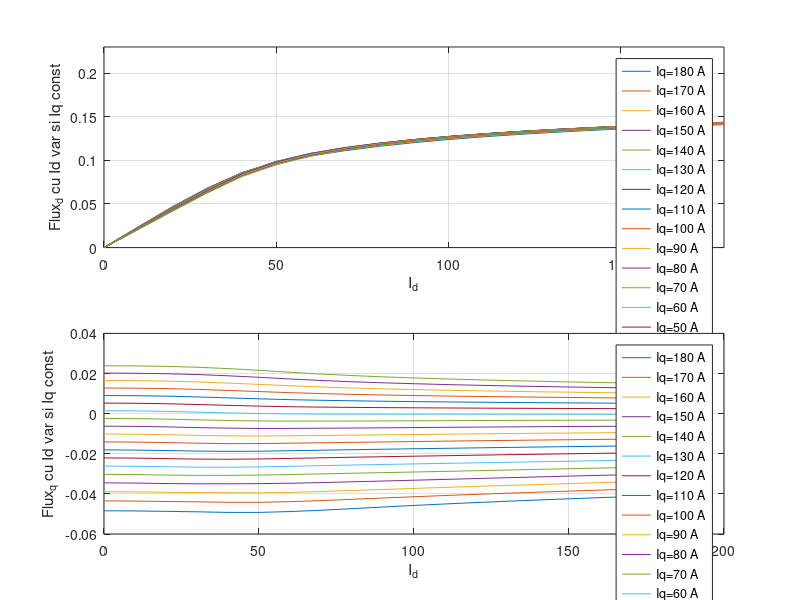
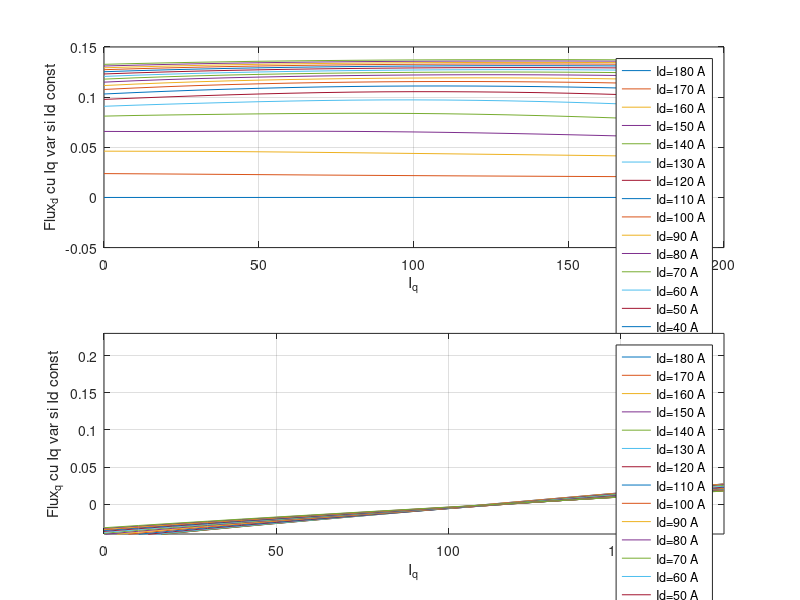

These figures' MATLAB source, in order:

% calcul transformata Park abc->dq
load ('calc_fi_d.mat'); 
omega=0;t=0;
D_d=[];
Q_d=[];
for i=1:3:57 %end=cate coloane are matricea
    fiaD=fabcD(:,i);
    fibD=fabcD(:,i+1);
    ficD=fabcD(:,i+2);
    fidD=(2/3)*(fiaD*cos(omega*t)+fibD*cos(omega*t-2*pi/3)+ficD*cos(omega*t+2*pi/3));
    fiqD=(-2/3)*(fiaD*sin(omega*t)+fibD*sin(omega*t-2*pi/3)+ficD*sin(omega*t+2*pi/3));
    D_d=[D_d fidD];
    Q_d=[Q_d fiqD];
end


% cod original
% load('fia_q_140.mat');load('fib_q_140.mat');load('fic_q_140.mat');
% omega=0;t=0;
% fia=fabcD(:,1);fib=fabcD(:,2);fic=fabcD(:,3);
% fid=(2/3)*(fia*cos(omega*t)+fib*cos(omega*t-2*pi/3)+fic*cos(omega*t+2*pi/3));
% fiq=(-2/3)*(fia*sin(omega*t)+fib*sin(omega*t-2*pi/3)+fic*sin(omega*t+2*pi/3));
% i=0:20:220;
% plot(i,fid,i,fiq);grid


load ('calc_fi_q.mat');
omega=0;t=0;
D_q=[];
Q_q=[];
for j=1:3:57 %end=cate coloane are matricea
    fiaQ=fabcQ(:,j);
    fibQ=fabcQ(:,j+1);
    ficQ=fabcQ(:,j+2);
    fiqQ=(-2/3)*(fiaQ*sin(omega*t-pi/2)+fibQ*sin(omega*t-2*pi/3-pi/2)+ficQ*sin(omega*t+2*pi/3-pi/2));
    fidQ=(2/3)*(fiaQ*cos(omega*t-pi/2)+fibQ*cos(omega*t-2*pi/3-pi/2)+ficQ*cos(omega*t+2*pi/3-pi/2));
    D_q=[D_q fidQ];
    Q_q=[Q_q fiqQ];
end
i=0:10:180;
j=0:10:180;

figure;
d=subplot(2,1,1);
plot(i, D_d);grid %D_d este fluxul pe axa D
xlabel('I_d');
ylabel('Flux_d cu Id var si Iq const');
legend('Iq=180 A','Iq=170 A','Iq=160 A','Iq=150 A','Iq=140 A','Iq=130 A','Iq=120 A','Iq=110 A','Iq=100 A','Iq=90 A','Iq=80 A','Iq=70 A','Iq=60 A','Iq=50 A','Iq=40 A','Iq=30 A','Iq=20 A','Iq=10 A','Iq=0 A');
%%%%%%
axis([0 180 0 0.23]);
q=subplot(2,1,2);
plot(i, Q_d);grid %D_d este fluxul pe axa D 
ylabel('Flux_q cu Id var si Iq const')
xlabel('I_d');
legend('Iq=180 A','Iq=170 A','Iq=160 A','Iq=150 A','Iq=140 A','Iq=130 A','Iq=120 A','Iq=110 A','Iq=100 A','Iq=90 A','Iq=80 A','Iq=70 A','Iq=60 A','Iq=50 A','Iq=40 A','Iq=30 A','Iq=20 A','Iq=10 A','Iq=0 A');
%%%%%%legend('fluxD Iq=220A', 'fluxQ Iq=220A');
%axis([0 70 0 0.2]);

figure;
d=subplot(2,1,1);
title('Flux_d')
plot(j, D_q); grid %Q_q este fluxul pe axa Q 
ylabel('Flux_d cu Iq var si Id const')
xlabel('I_q');
legend('Id=180 A','Id=170 A','Id=160 A','Id=150 A','Id=140 A','Id=130 A','Id=120 A','Id=110 A','Id=100 A','Id=90 A','Id=80 A','Id=70 A','Id=60 A','Id=50 A','Id=40 A','Id=30 A','Id=20 A','Id=10 A','Id=0 A');

q=subplot(2,1,2);
plot(j, Q_q); grid %Q_q este fluxul pe axa Q 
xlabel('I_q');
ylabel('Flux_q cu Iq var si Id const');
legend('Id=180 A','Id=170 A','Id=160 A','Id=150 A','Id=140 A','Id=130 A','Id=120 A','Id=110 A','Id=100 A','Id=90 A','Id=80 A','Id=70 A','Id=60 A','Id=50 A','Id=40 A','Id=30 A','Id=20 A','Id=10 A','Id=0 A');
%%%%%%legend('fluxD Id=220A', 'fluxQ Id=220A');
axis([0 180 -0.04 0.23]);

% initial
%%plot(i, D_d, i, Q_d);grid %D_d este fluxul pe axa D
%%xlabel('I_d');
%%%%%%legend('fluxD Iq=180A', 'fluxQ Iq=180A');

%%axis([0 180 0 0.2]);
%%q=subplot(2,1,2);
%%plot(j, D_q,j, Q_q); grid %Q_q este fluxul pe axa Q 
%%xlabel('I_q');
%%%%%%legend('fluxD Id=180A', 'fluxQ Id=180A');
%%axis([0 180 -0.04 0.2]);



%%load ('I.mat');%Id var @Iq constant
%load ('Iq.mat');
 %D_d - fluxD cu Id var si Iq const!!!!
 %Q_d - fluxQ cu Id var si Iq const
 %D_q - fluxD cu Iq var si Id const
 %Q_q - fluxQ cu Iq var si Id const!!!!
 %Iconst
 %Ivar

%%L_d=[];% - inductanta D cu Id var si Iq const
%%L_q=[];% - inductanta Q cu Iq var si Id const

%%L_d=rdivide(D_d,Ivar);
%%L_q=rdivide (Q_q,Ivar);
%%figure;
%%Ld=subplot(2,1,1);
%%plot(i, L_d);grid
%%xlabel('L_d=f(I_d)');
%%Lq=subplot(2,1,2);
%%plot(i, L_q); grid
%%xlabel('L_q=f(I_q)');
%axis([0 180 0 0.2]);


%dlmwrite('D_d.txt',i);
%dlmwrite('D_d.txt',D_d, 'delimiter',' ','-append');

%my_table= array2table(D_d,'VariableNames',{'Iq0','Iq10','Iq20','Iq30','Iq40','Iq50','Iq60','Iq70','Iq80','Iq90','Iq100','Iq110','Iq120'%
%'Iq130','Iq140','Iq150','Iq160','Iq170','Iq180'})
%table(['M';'F';'M'],[45 45;41 32;40 34],{'NY';'CA';'MA'},[true;false;false])
%A = [1 12 30.48; 2 24 60.96; 3 36 91.44]
%T = array2table(A,'VariableNames',{'Feet','Inches','Centimeter'})
